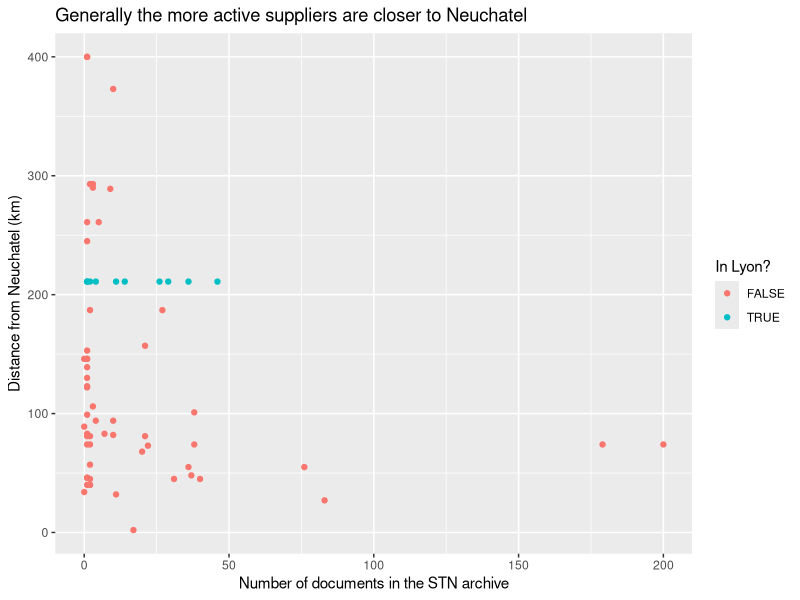
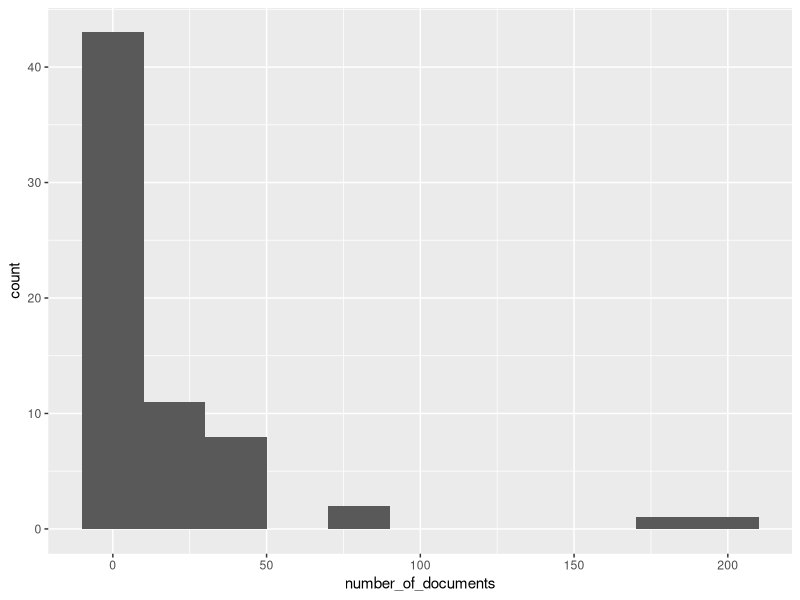

Recreate these plots in R, in order.
## ---- chunk 1
library(tidyverse, quietly = T)
library(magrittr, quietly = T)
library(lubridate, quietly = T)
## ---- chunk 2
papermakers <- read_csv("data/papermakers_with_places.csv")
papermakers
## ---- chunk 3
third_quartile <- quantile(papermakers$number_of_documents, 0.75)
## ---- chunk 4
papermakers %>%
  filter(number_of_documents > third_quartile) %>%
  arrange(desc(number_of_documents)) %>%
  select(client_name, number_of_letters, other_documents, name, distance_from_neuchatel) %T>%
  write_csv("most_important_papetiers.csv")
## ---- chunk 5
average_distance <- papermakers %>%
  mutate(intensity = number_of_documents/sum(number_of_documents)) %>%
  summarise(paper_distance = weighted.mean(distance_from_neuchatel, intensity))
## ---- chunk 6
papermakers %>%
  mutate(document_prop = number_of_documents/sum(number_of_documents)) %>%
  group_by(name, distance_from_neuchatel) %>%
  summarise(document_prop = sum(document_prop)) %>%
  arrange(desc(document_prop)) %>%
  ungroup() %>%
  mutate(total = cumsum(document_prop)) %T>%
  write_csv("data/top_two_thirds_places.csv")
## ---- chunk 7
papermakers %>%
  ggplot(aes(number_of_documents, distance_from_neuchatel, color = (in_lyon = name == "LYON"))) +
  geom_point() +
  labs(
    x = "Number of documents in the STN archive",
    y = "Distance from Neuchatel (km)",
    color = "In Lyon?",
    title = "Generally the more active suppliers are closer to Neuchatel"
  )
## ---- chunk 8
stats_results <- cor.test(papermakers$number_of_documents, papermakers$distance_from_neuchatel, alternative = "less", method = "spearman")
## ---- chunk 9
filter(papermakers, name == "LYON") %>%
  select(client_name, name, number_of_documents, first_date, last_date)
## ---- chunk 10
papermakers %>%
  ggplot(aes(number_of_documents)) +
  geom_histogram(binwidth = 20)
